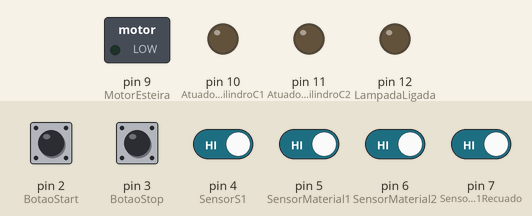
Recording of a sketch running on a simulated Arduino Uno, built with avr-gcc and run on an emulated ATmega328P. Parts: switched loads named in the sketch (green lamp = pin HIGH), output pins drawn as LEDs (lit = HIGH). The inputs (shaded band) are chosen by the test bench; at power-on: pin 2 (BotaoStart), pin 3 (BotaoStop), pin 4 (SensorS1), pin 5 (SensorMaterial1), pin 6 (SensorMaterial2), pin 7 (SensorC1Recuado) HIGH.

Above: at 1.2 s.
1.3 s: pin 2 (BotaoStart) pulled LOW for 0.15 s
At 2.4 s:
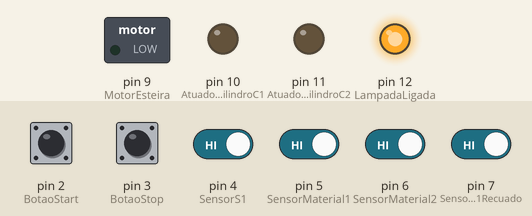
2.9 s: pin 4 (SensorS1) driven LOW
At 3.7 s:
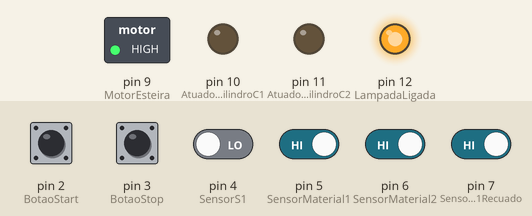
4.4 s: pin 3 (BotaoStop) pulled LOW for 0.15 s
At 4.9 s:
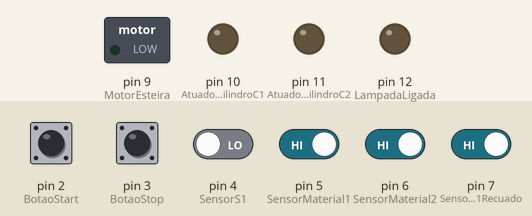
6.0 s: pin 2 (BotaoStart) pulled LOW for 1 s
At 6.8 s:
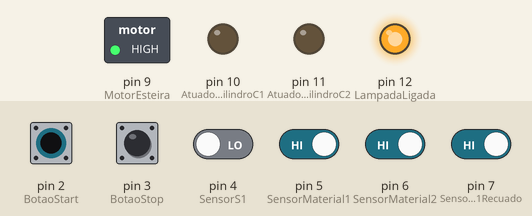
8.5 s: pin 5 (SensorMaterial1) driven LOW
At 9.9 s:
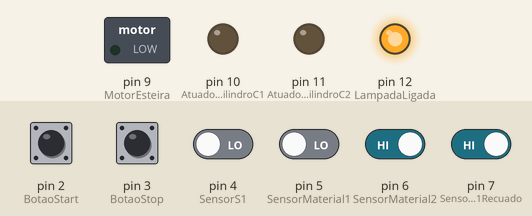
Timing chart, 0 to 11.0 s (numbered marks = the images above; inputs shaded):
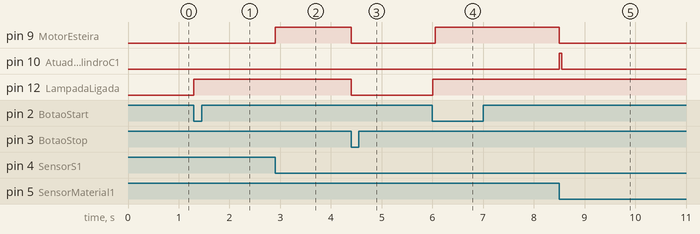

The sketch:

EX8.ino
```cpp
/* ************************************************************************

Colégio SATC
Curso Técnico em Mecatrônica
Disciplina: Sistemas Embarcados
Turma: 3191
Professor: Marcos Antonio Jeremias Coelho

Programa: Exercício 8, Separadora de Peças por Material (MEF)

Autor: Augusto Bredlau Pinz
Data: 14/06/2026
Versão: 1.0

************************************************************************ */

const int EstadoAguardandoStart = 0;
const int EstadoAguardandoPecaS1 = 1;
const int EstadoMovendoAteAnalise = 2;
const int EstadoSeparandoMaterial1 = 3;
const int EstadoSeparandoMaterial2 = 4;
const int EstadoRecuandoAtuadores = 5;
const int BotaoStart = 2;
const int BotaoStop = 3;
const int SensorS1 = 4;
const int SensorMaterial1 = 5;
const int SensorMaterial2 = 6;
const int SensorC1Recuado = 7;
const int SensorC2Recuado = 8;
const int MotorEsteira = 9;
const int AtuadorCilindroC1 = 10;
const int AtuadorCilindroC2 = 11;
const int LampadaLigada = 12;
int EstadoAtual = EstadoAguardandoStart;

void setup() {
  pinMode(BotaoStart, INPUT_PULLUP);
  pinMode(BotaoStop, INPUT_PULLUP);
  pinMode(SensorS1, INPUT_PULLUP);
  pinMode(SensorMaterial1, INPUT_PULLUP);
  pinMode(SensorMaterial2, INPUT_PULLUP);
  pinMode(SensorC1Recuado, INPUT_PULLUP);
  pinMode(SensorC2Recuado, INPUT_PULLUP);
  pinMode(MotorEsteira, OUTPUT);
  pinMode(AtuadorCilindroC1, OUTPUT);
  pinMode(AtuadorCilindroC2, OUTPUT);
  pinMode(LampadaLigada, OUTPUT);
  desligarAtuadores();
}

void loop() {
  if (digitalRead(BotaoStop) == LOW) {
    EstadoAtual = EstadoAguardandoStart;
  }

  switch (EstadoAtual) {

    case EstadoAguardandoStart:
      desligarAtuadores();
      if (digitalRead(BotaoStart) == LOW) {
        digitalWrite(LampadaLigada, HIGH);
        EstadoAtual = EstadoAguardandoPecaS1;
      }
      break;

    case EstadoAguardandoPecaS1:
      if (digitalRead(SensorS1) == LOW) {
        digitalWrite(MotorEsteira, HIGH);
        EstadoAtual = EstadoMovendoAteAnalise;
      }
      break;

    case EstadoMovendoAteAnalise:
      if (digitalRead(SensorMaterial1) == LOW) {
        digitalWrite(MotorEsteira, LOW);
        digitalWrite(AtuadorCilindroC1, HIGH);
        EstadoAtual = EstadoSeparandoMaterial1;
      } else if (digitalRead(SensorMaterial2) == LOW) {
        digitalWrite(MotorEsteira, LOW);
        digitalWrite(AtuadorCilindroC2, HIGH);
        EstadoAtual = EstadoSeparandoMaterial2;
      }
      break;

    case EstadoSeparandoMaterial1:
      digitalWrite(AtuadorCilindroC1, LOW);
      EstadoAtual = EstadoRecuandoAtuadores;
      break;

    case EstadoSeparandoMaterial2:
      digitalWrite(AtuadorCilindroC2, LOW);
      EstadoAtual = EstadoRecuandoAtuadores;
      break;

    case EstadoRecuandoAtuadores:
      if (digitalRead(SensorC1Recuado) == LOW && digitalRead(SensorC2Recuado) == LOW) {
        EstadoAtual = EstadoAguardandoStart;
      }
      break;
  }
  delay(50);
}

void desligarAtuadores() {
  digitalWrite(MotorEsteira, LOW);
  digitalWrite(AtuadorCilindroC1, LOW);
  digitalWrite(AtuadorCilindroC2, LOW);
  digitalWrite(LampadaLigada, LOW);
}
```

Measured:
- after the input at 1.3 s, pin 12 (LampadaLigada): LOW → HIGH at once
- after the input at 2.9 s, pin 9 (MotorEsteira): LOW → HIGH at once
- after the input at 4.4 s, pin 9 (MotorEsteira), pin 12 (LampadaLigada): HIGH → LOW at once
- after the input at 6.0 s, pin 9 (MotorEsteira): LOW → HIGH after 0.05 s; pin 12 (LampadaLigada): LOW → HIGH at once
- after the input at 8.5 s, pin 9 (MotorEsteira): HIGH → LOW at once; pin 10 (AtuadorCilindroC1): LOW → HIGH at once, → LOW 0.05 s later
